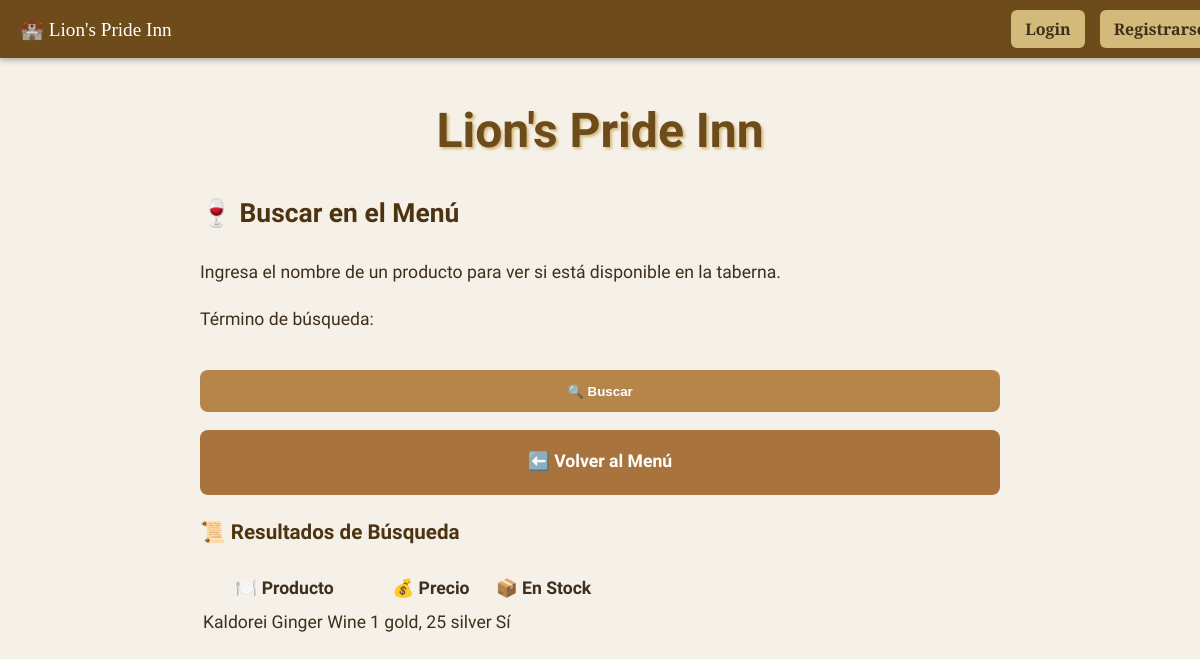
The page /productos/buscar/ on the database as committed earlier.
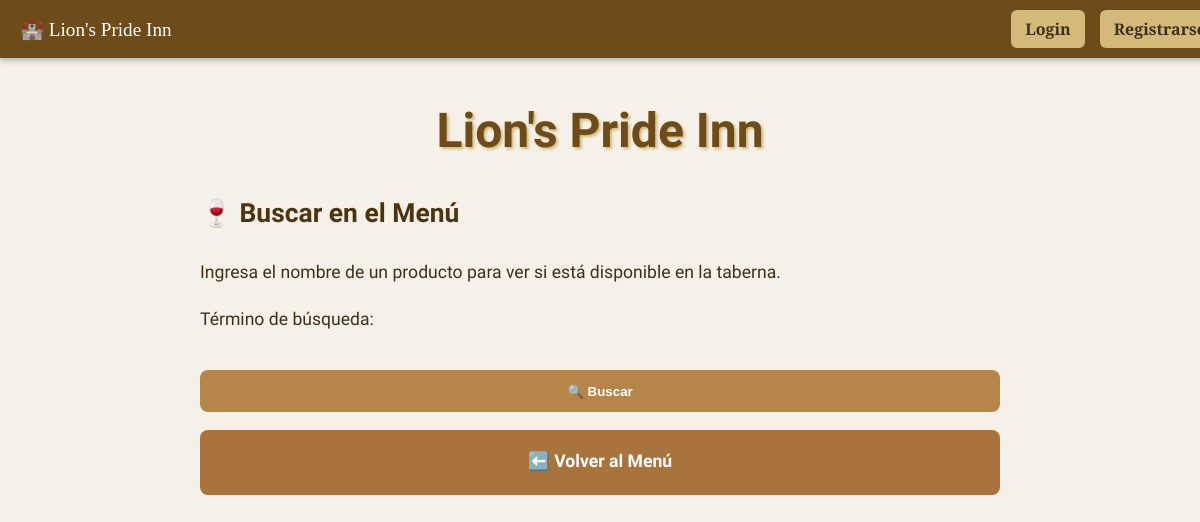
The same page on the database as committed later.
### Taberna/models.py (models this page shows, shortened)
class Producto(models.Model):
    nombre = models.CharField(max_length=100)
    precio = models.CharField(max_length=100)
    stock = models.IntegerField()

### Taberna/views.py (the view)
# urls.py: path('productos/buscar/', views.BuscarProductoView.as_view(), name='buscar_producto'),
class BuscarProductoView(ListView):
    model = Producto
    template_name = 'Taberna/buscar_producto.html'
    context_object_name = 'productos'
    def get_queryset(self):
        queryset = super().get_queryset()
        query = self.request.GET.get('query', None)
        if query:
            queryset = queryset.filter(nombre__icontains=query)
        return queryset

### Taberna/templates/Taberna/buscar_producto.html (shortened to what this page needs)
{% extends "Taberna/base.html" %}
{% block content %}
  <h2 class="text-2xl font-bold text-yellow-300 mb-4">🍷 Buscar en el Menú</h2>
  <p class="mb-6 text-white">Ingresa el nombre de un producto para ver si está disponible en la taberna.</p>
  <form method="post" class="bg-gray-800 p-6 rounded-lg max-w-md mb-8">
    <div class="mb-4">
      <label for="id_query" class="block text-yellow-300 font-semibold mb-2">Término de búsqueda:</label>
    </div>
    <div style="display: flex; flex-direction: column; gap: 1em; margin-top: 2em;">
      <button type="submit"
              style="padding: 1em; background-color: #b5854a; color: white; border: none; border-radius: 8px; text-align: center; font-weight: bold; cursor: pointer;">
        🔍 Buscar
      </button>
      <a href="{% url 'Taberna:productos' %}"
         style="padding: 1em; background-color: #a9733d; color: white; border: none; border-radius: 8px; text-align: center; text-decoration: none; font-weight: bold;">
        ⬅️ Volver al Menú
      </a>
    </div>
  </form>
  {% if productos %}
    <h3 class="text-xl font-bold text-yellow-300 mb-4">📜 Resultados de Búsqueda</h3>
    <table class="min-w-full bg-gray-700 text-white rounded-lg overflow-hidden">
      <thead class="bg-yellow-500 text-gray-900">
        <tr>
          <th class="py-2 px-4 text-left">🍽️ Producto</th>
          <th class="py-2 px-4 text-left">💰 Precio</th>
          <th class="py-2 px-4 text-left">📦 En Stock</th>
        </tr>
      </thead>
      <tbody>
        {% for producto in productos %}
          <tr class="border-b border-gray-600 hover:bg-gray-600">
            <td class="py-2 px-4">{{ producto.nombre }}</td>
            <td class="py-2 px-4">{{ producto.precio }}</td>
            <td class="py-2 px-4">{% if producto.stock %}Sí{% else %}No{% endif %}</td>
          </tr>
        {% endfor %}
      </tbody>
    </table>
  {% elif request.method == 'POST' %}
    <p class="mt-4 text-red-400">No se encontraron resultados. Intenta con otro nombre.</p>
  {% endif %}
{% endblock %}

Rows that differ between the two databases and show on the page:
removed Producto: nombre "Kaldorei Ginger Wine", precio "1 gold, 25 silver", stock "Sí"
Other text that changed with them:
text no longer shown: "📜 Resultados de Búsqueda 🍽️ Producto 💰 Precio 📦 En Stock"
